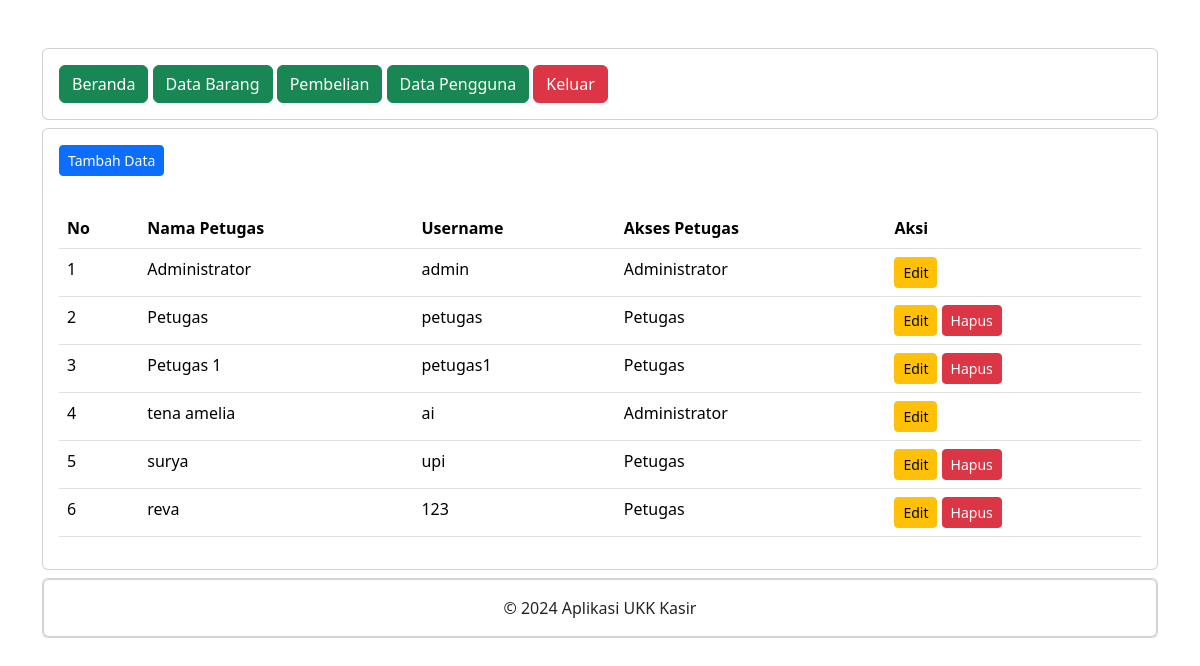
The page /administrator/data_pengguna.php (signed in) on the database its author committed.
### tables this page shows
CREATE TABLE `petugas` (
  `id_petugas` int(11) NOT NULL,
  `nama_petugas` varchar(255) NOT NULL,
  `username` text NOT NULL,
  `password` text NOT NULL,
  `level` int(11) NOT NULL
);

### administrator/data_pengguna.php (the view, shortened to what this page needs)
<?php
include "header.php";
include "navbar.php";
?>
<div class="card mt-2">
	<div class="card-body">
		<button type="button" class="btn btn-primary btn-sm" data-bs-toggle="modal" data-bs-target="#tambah-data">
			Tambah Data
		</button>
	</div>
	<div class="card-body">
		<table class="table">
			<thead>
				<tr>
					<th>No</th>
					<th>Nama Petugas</th>
					<th>Username</th>
					<th>Akses Petugas</th>
					<th>Aksi</th>
				</tr>
			</thead>
			<tbody>
				<?php
				include '../koneksi.php';
				$no = 1;
				$data = mysqli_query($koneksi,"select * from petugas");
				while($d = mysqli_fetch_array($data)){
					?>
					<tr>
						<td><?php echo $no++; ?></td>
						<td><?php echo $d['nama_petugas']; ?></td>
						<td><?php echo $d['username']; ?></td>
						<td>
							<?php
							if ($d['level'] == '1') { ?>
								Administrator
							<?php } else { ?>
								Petugas
							<?php } ?>
						</td>
						<td>
							<button type="button" class="btn btn-warning btn-sm" data-bs-toggle="modal" data-bs-target="#edit-data<?php echo $d['id_petugas']; ?>">
								Edit
							</button>
							<?php
							if ($d['level'] == $_SESSION['level']) { ?>
							<?php } else { ?>
								<button type="button" class="btn btn-danger btn-sm" data-bs-toggle="modal" data-bs-target="#hapus-data<?php echo $d['id_petugas']; ?>">
									Hapus
								</button>
							<?php } ?>
						</td>
					</tr>
				<?php } ?>
			</tbody>
		</table>
	</div>
</div>
<?php
include "footer.php";
?>

### administrator/header.php (shortened to what this page needs)
<!DOCTYPE html>
<html>
<head>
	<link href="https://cdn.jsdelivr.net/npm/bootstrap@5.3.2/dist/css/bootstrap.min.css" rel="stylesheet">
</head>
<body>
	<div class="container">
		<div class="content">

### administrator/navbar.php
<div class="card mt-5">
	<div class="card-body">
		<a href="index.php" class="btn btn-success">Beranda</a>
		<a href="data_barang.php" class="btn btn-success">Data Barang</a>
		<a href="pembelian.php" class="btn btn-success">Pembelian</a>
		<a href="data_pengguna.php" class="btn btn-success">Data Pengguna</a>
		<a href="../logout.php" class="btn btn-danger">Keluar</a>
	</div>
</div>

### administrator/footer.php (shortened to what this page needs)
<div class="card mt-2 mb-5">
	<div class="card">
		<div class="card-body text-center">
			&copy; 2024 Aplikasi UKK Kasir
		</div>
	</div>
</div>
</div>
</div>
</body>
</html>

### rows shown on the page
petugas: nama_petugas "Administrator", username "admin", level "Administrator"
petugas: nama_petugas "Petugas", username "petugas", level "Petugas"
petugas: nama_petugas "Petugas 1", username "petugas1", level "Petugas"
petugas: nama_petugas "tena amelia", username "ai", level "Administrator"
petugas: nama_petugas "surya", username "upi", level "Petugas"
petugas: nama_petugas "reva", username "123", level "Petugas"
